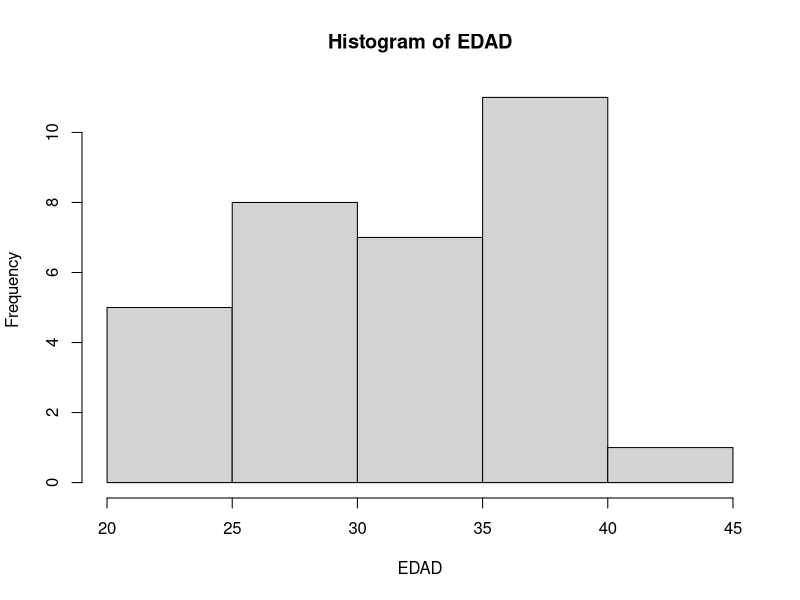
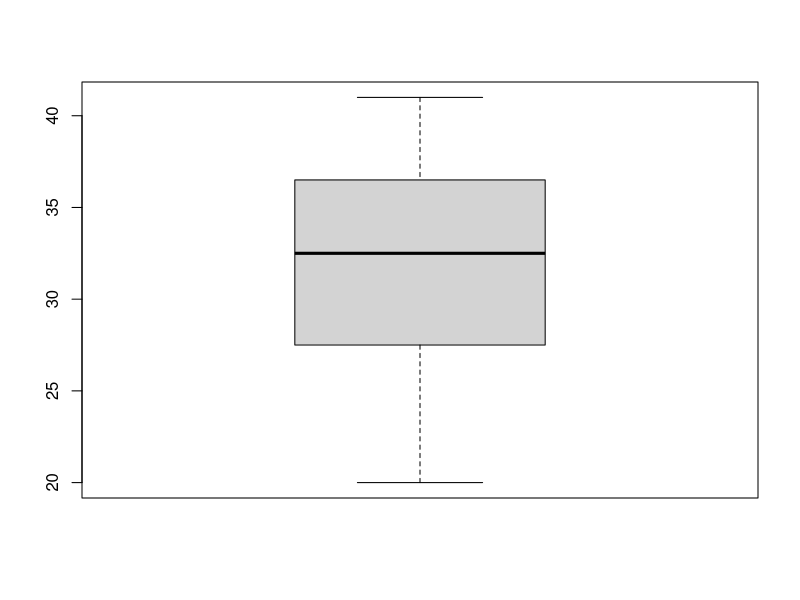
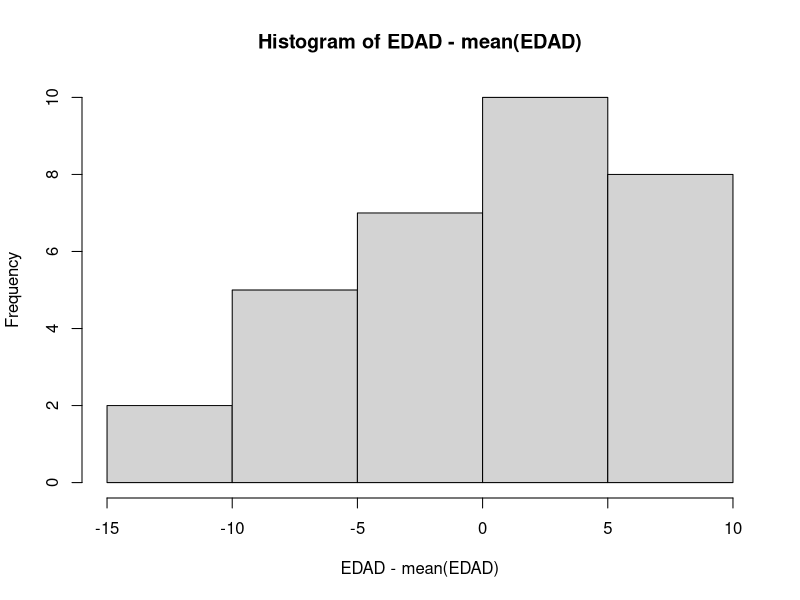
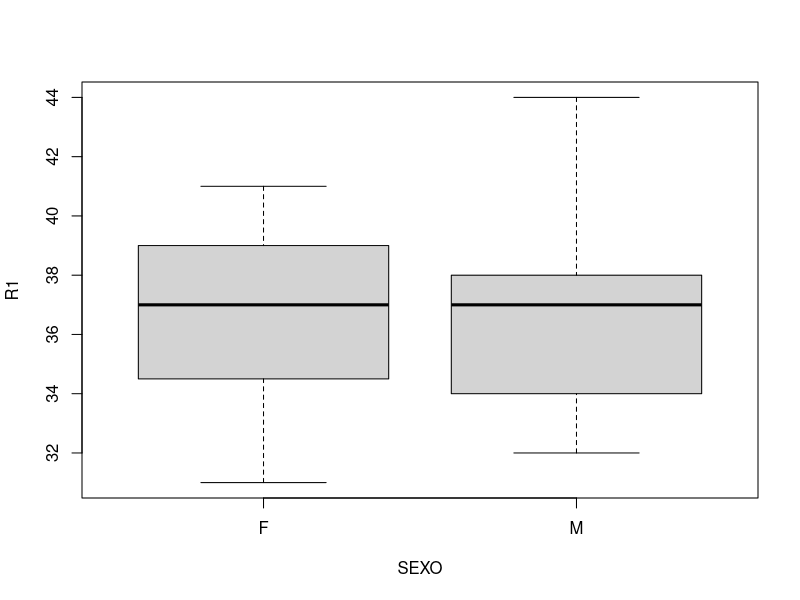
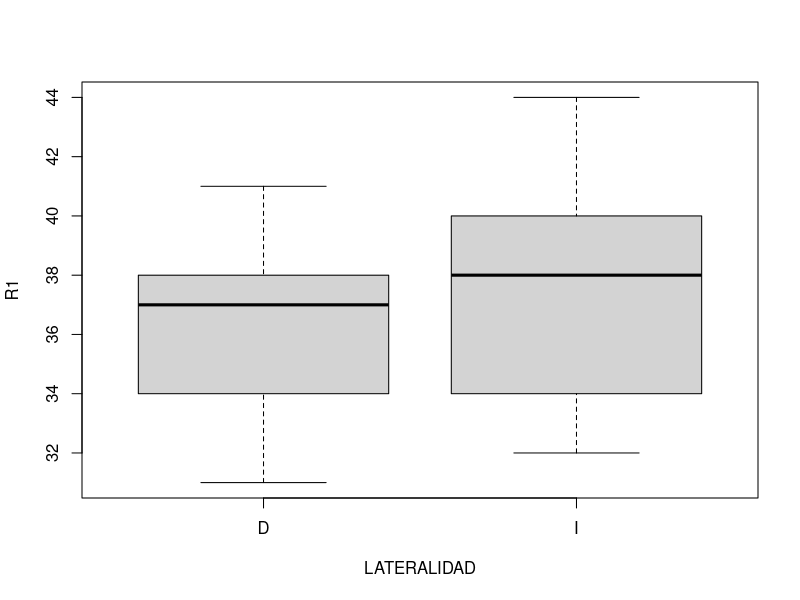
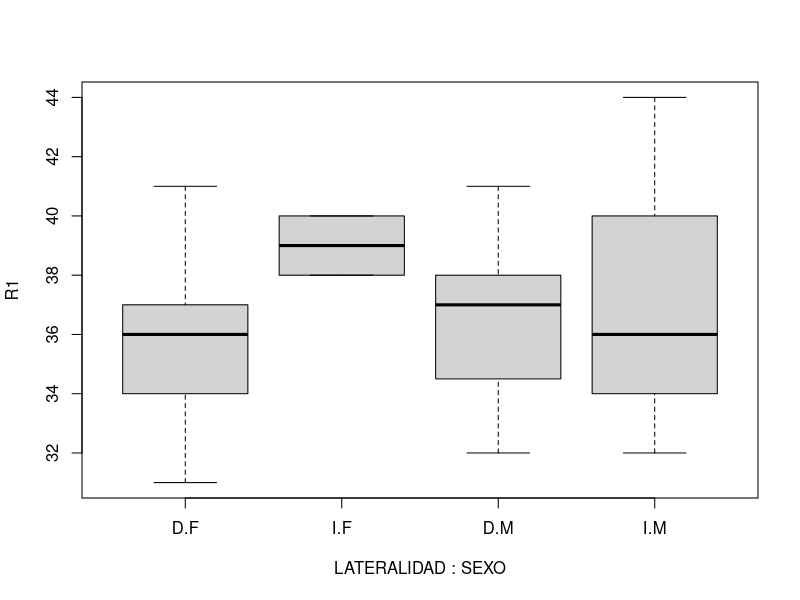
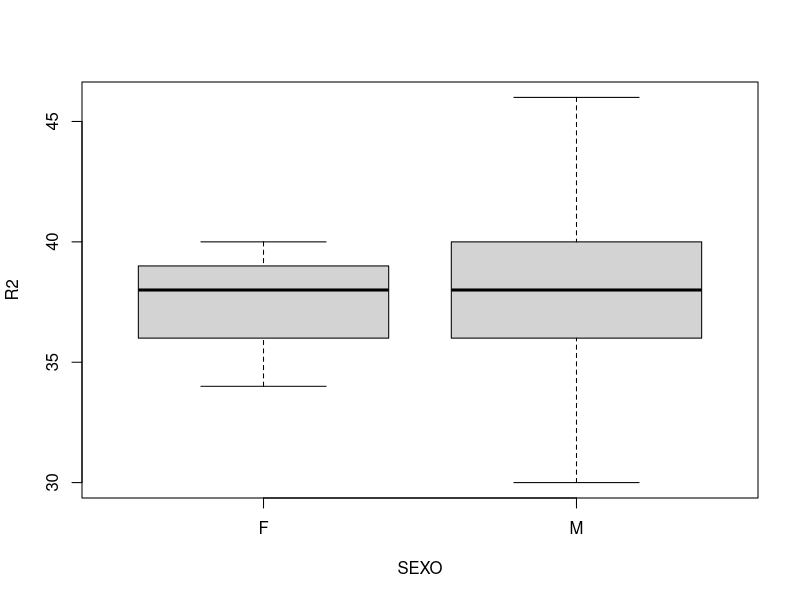
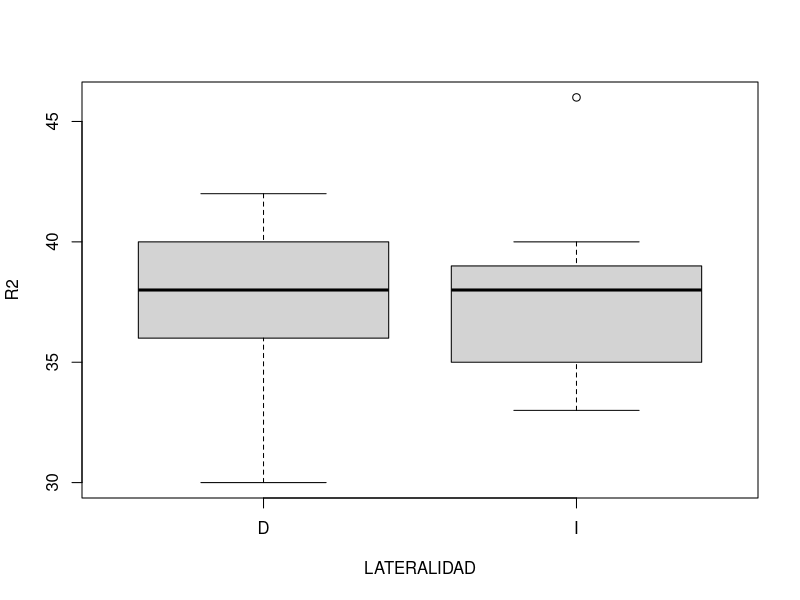

The R source for these figures, in order:
setwd("/data/fcp-X79-02/ExamplesR")
datos <- read.table("Radiografias.txt", header = TRUE)

attach(datos)

hist(EDAD)
boxplot(EDAD)
summary(EDAD)
var(EDAD)
sd(EDAD)

sum( ( (EDAD - mean(EDAD))/sd(EDAD) )^3 )
sum( ( (EDAD - mean(EDAD))/sd(EDAD) )^4 ) - 3

hist(EDAD - mean(EDAD))

kurt.simm <- function(x){ 
  simm = sum( ( (x - mean(x))/sd(x) )^3 )
  kurt = sum( ( (x - mean(x))/sd(x) )^4 ) - 3
  return(c(simm, kurt))
}


kurt.simm(R3)

boxplot(R1 ~ SEXO)
boxplot(R1 ~ LATERALIDAD)
boxplot(R1 ~ LATERALIDAD + SEXO)

percentiles = quantile(R1, probs = c(0.25,0.5,0.75))
range(R1)

boxplot(R2 ~ SEXO)
boxplot(R2 ~ LATERALIDAD)
boxplot(R2 ~ LATERALIDAD + SEXO)


plot(table(LATERALIDAD))
